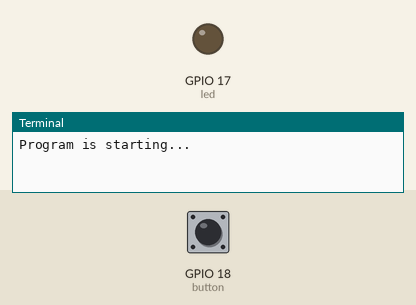
A program run on a simulated Raspberry Pi (BCM pin numbers). Shown: output pins drawn as LEDs (lit = HIGH), the last lines printed to the terminal. Inputs (shaded band) come from the test bench; at power-on: GPIO 18 (button) HIGH.

Above: at 1.2 s.
1.3 s: GPIO 18 (button) pulled LOW for 0.15 s
At 2.4 s:
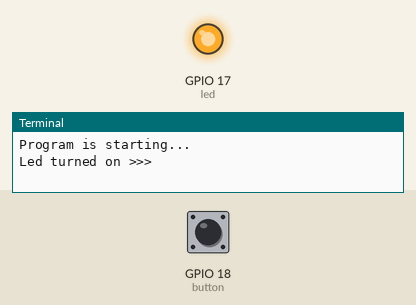
2.9 s: GPIO 18 (button) pulled LOW for 1 s
At 3.6 s:
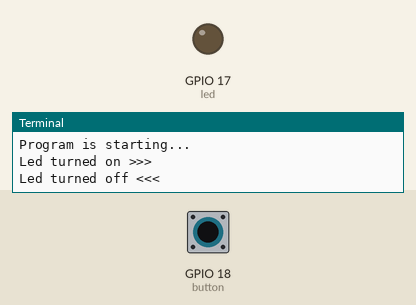
5.4 s: GPIO 18 (button) pulled LOW for 3.2 s
At 6.7 s:
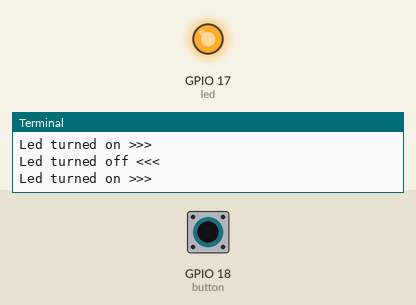
Timing chart, 0 to 8.4 s (numbered marks = the images above; inputs shaded):
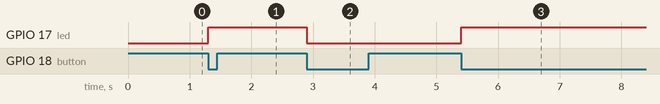

The program:

Switch.py
```python
from gpiozero import LED, Button
from time import sleep

led = LED(17)       # define LED pin according to BCM Numbering
button = Button(18) # define Button pin according to BCM Numbering

def onButtonPressed():  # When button is pressed, this function will be executed
    led.toggle()
    if led.is_lit :
        print("Led turned on >>>")
    else :
        print("Led turned off <<<")

def loop():
    button.when_pressed = onButtonPressed
    while True:
        sleep(1)

def dispose():
    led.close()
    button.close()

if __name__ == '__main__':     # Program entrance
    print ('Program is starting...')
    try:
        loop()
    except KeyboardInterrupt:  # Press ctrl-c to end the program.
        dispose()
        print("Ending program")
```

Measured:
- after the input at 1.3 s, GPIO 17 (led): LOW → HIGH at once
- after the input at 2.9 s, GPIO 17 (led): HIGH → LOW at once
- after the input at 5.4 s, GPIO 17 (led): LOW → HIGH at once
